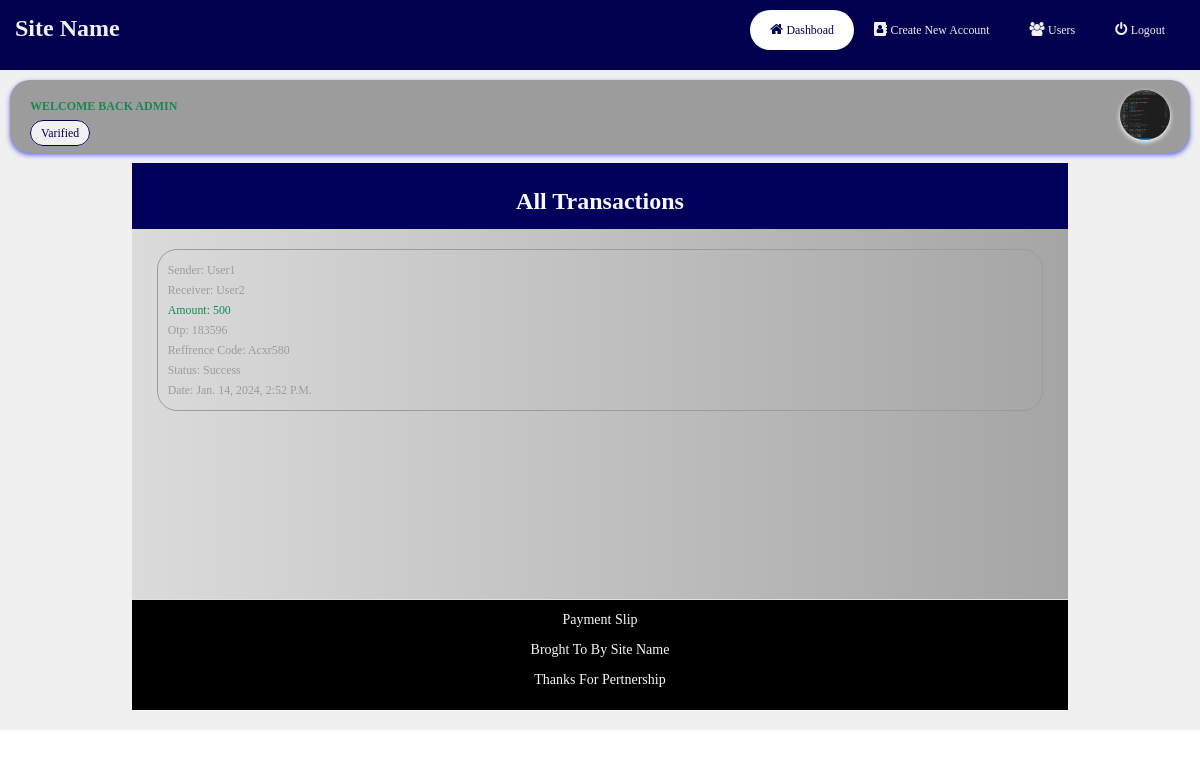
The page /dashboard/ (signed in) on the database its author committed.
### App/models.py (models this page shows, shortened)
class Users(AbstractUser):
    currency = models.CharField(max_length=200)
    phone_number = models.CharField(max_length=20)
    country = models.CharField(max_length=200)
    address = models.CharField(max_length=250)
    date_joined = models.DateTimeField(verbose_name="date joined", auto_now_add=True)
    last_login = models.DateTimeField(verbose_name="last login", auto_now=True)
    balance = models.FloatField(default=0.00, null=True)
    account_number = models.PositiveIntegerField(default=0, null=True)
    account_type = models.CharField(max_length=200)
    bank = models.CharField(max_length=200)
    block = models.BooleanField(default=False)
    username = models.CharField(max_length=100, blank=True, null=True, unique=True)
    gender = models.CharField(max_length=200)
    profile_picture = models.ImageField(upload_to='picture')
    def __str__(self):
        return self.username

class Transactions(models.Model):
    sender = models.ForeignKey(Users, on_delete=models.CASCADE, related_name='sender')
    receiver = models.ForeignKey(Users, on_delete=models.CASCADE, related_name='receiver')
    amount = models.PositiveIntegerField(default=0.00)
    time_stamp = models.DateTimeField(verbose_name="time stamp", auto_now=True)
    otp = models.PositiveIntegerField()
    reffrence_code = models.CharField(max_length=200)
    status = models.CharField(max_length=200)

### App/views.py (the view)
# urls.py: path('dashboard/', views.Dashboard, name='dashboard'),
@login_required(login_url='login')
def Dashboard(request):
    user = request.user
    all_history = Transactions.objects.all().order_by('-id')
    sender_history = Transactions.objects.filter(sender=user).order_by('-id')
    receiver_history = Transactions.objects.filter(receiver=user).order_by('-id')
    context = {
        'user':user,
        'all_history':all_history,
        'sender_history':sender_history,
        'receiver_history':receiver_history,
    }
    return render(request, 'profile/dashboard.html', context)

### template/profile/dashboard.html (shortened to what this page needs)
{% extends 'nav_auth/extentions.html' %}
{% load static %}
{% block content %}
<body>
    <div>
        {% if request.user.is_superuser %}
        {% include 'nav_auth/links.html' %}
        <section class="col-md-12" id="dashboad_section2">
            {% include 'nav_auth/welcome.html' %}
            <div class="slip">
                <div class="col-md-10" id="slip">
                    <div class="col-md-12 text-center p-3"
                        style="background-color: rgb(1, 1, 92); width: 100%; position: relative;"
                    >
                        <h3 class="text-center text-light">All Transactions</h3>
                    </div>
                        <div class="col-md-12 border-bottom"
                            style="padding: 10px;position: relative;background: linear-gradient(to right, rgb(219, 219, 219), rgb(165, 165, 165));"
                        >
                            <div class="col-md-12">
                                <div style="height: 350px;overflow-y: scroll;">
                                    {% if all_history %}
                                    {% for history in all_history %}
                                    <div>
                                        <a href="{% url 'history' history.id %}">
                                            <div class="history">
                                                <small>
                                                    sender: {{ history.sender}}
                                                </small>
                                                <br>
                                                <small>
                                                    receiver: {{ history.receiver}}
                                                </small>
                                                <br>
                                                <small class="text-success">
                                                    amount: {{history.amount}}
                                                </small>
                                                <br>
                                                <small>
                                                    otp: {{history.otp}}
                                                </small>
                                                <br>
                                                <small>
                                                    reffrence code: {{history.reffrence_code}}
                                                </small>
                                                <br>
                                                <small>
                                                    status: {{history.status}}
                                                </small>
                                                <br>
                                                <small>
                                                    Date: {{history.time_stamp}}
                                                </small>
                                            </div>
                                        </a>
                                    </div>
                                    {% endfor %}
                                    {% else %}
                                    <div class="p-3">
                                        <div class="text-center">
                                            <h3>No Transaction made</h3>
                                        </div>
                                    </div>
                                    {% endif %}
                            </div>
                        </div>
                    </div>
                    <div class="col-md-12 text-center p-3"
                        style="background-color: rgb(0, 0, 0); width: 100%; position: relative;"
                    >
                        <p class="text-center text-light">Payment Slip</p>
                        <p class="text-center text-light">Broght To By Site Name</p>
                        <p class="text-center text-light">Thanks For Pertnership</p>
                    </div>
                </div>
            </div>
        </section>
        {% endif %}
    </div>
</body>
{% endblock %}

### template/nav_auth/welcome.html
{% load static %}
<div class="col-md-12 content_proceed"
    style="display: flex; justify-content: space-between; box-shadow: 0 2px 5px rgb(99, 99, 250);"
>
    <div>
        <div>
            <h4 class="text-success">
                welcome back {{ request.user.username }}
            </h4>
        </div>
        <div class="varifile">
            <small>Varified</small>
        </div>
    </div>
    <div>
        <a href="{% url 'view_profile' %}">
            {% if user.profile_picture %}
            <div>
                <img src="{{ request.user.profile_picture.url }}" alt=""
                    style="
                        border-radius: 50px; width: 50px; height: 50px; box-shadow: 0 2px 5px white;
                    "
                >
            </div>
            {% else %}
            <div>
                <img src="{% static 'img/7.png' %}" alt=""
                    style="border-radius: 50px; width: 50px; height: 50px;"
                >
            </div>
            {% endif %}
        </a>
    </div>
</div>

### static/css.css (style rules this page uses)
* { margin: 0px; padding: 0px; box-sizing: border-box; font-family: 'Arial Narrow'; }
:root { --button-bg: rgb(0, 0, 78); --button-color: #f1f1f1; --body-bg: rgb(240, 240, 240); --body-border: rgb(156, 156, 156); --body-color: rgb(0, 0, 78); --dack: rgb(14, 13, 13); }
.content_proceed { border-radius: 20px; padding: 10px 20px; background-color: var(--body-border); text-transform: capitalize; transition: 0.2s; }
.varifile small { background-color: var(--button-color); color: var(--button-bg); text-decoration: none; border:1px solid var(--button-bg); padding: 5px 10px; border-radius: 20px; }
.history { border:1px solid var(--body-border); padding: 10px 10px; border-radius: 20px; text-transform: capitalize; transition: 0.2s; margin: 10px 0; }
.history { color: var(--body-border); text-decoration: none; }
h3 { text-transform: capitalize; font-weight: 700; line-height: 16px; }
h4 { text-transform: uppercase; font-weight: bolder; font-size: 12px; color: var(--dack); }
#dashboad_section2 { background-color: var(--body-bg); padding: 10px; }

### template/profile/dashboard.html (style rules this page uses)
.slip { padding: 10px; display: flex; justify-content: space-around; }

### rows shown on the page
Users: user.username "ADMIN", user.profile_picture (picture)
Transactions: sender "User1", receiver "User2", amount "500", otp "183596", reffrence_code "Acxr580", status "Success", time_stamp "Jan. 14, 2024, 2:52 P.m."
